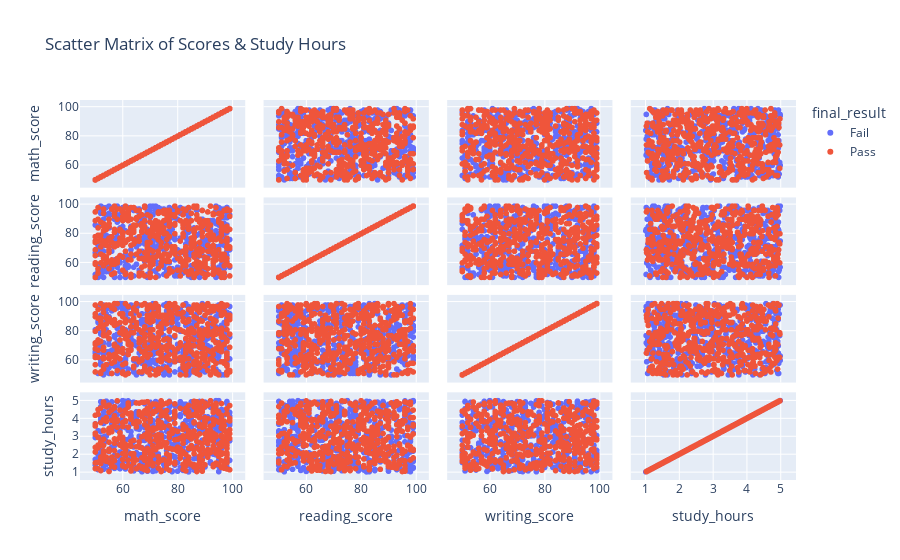

Notebook code cell kept with this figure:
### Code cell
fig = px.scatter_matrix(df,
                        dimensions=['math_score', 'reading_score', 'writing_score', 'study_hours'],
                        color='final_result',
                        title="Scatter Matrix of Scores & Study Hours")
fig.show()

### Figure 1 — Plotly figure (JSON) as saved in the notebook; plotly's stock layout.template omitted (floating-point values rounded to 4 significant figures; data arrays with more than 128 entries replaced by an {"elided": "..."} marker saying what was removed)
{"data": [{"dimensions": [{"axis": {"matches": true}, "label": "math_score", "values": {"elided": "483 int values"}}, {"axis": {"matches": true}, "label": "reading_score", "values": {"elided": "483 int values"}}, {"axis": {"matches": true}, "label": "writing_score", "values": {"elided": "483 int values"}}, {"axis": {"matches": true}, "label": "study_hours", "values": {"elided": "483 float values"}}], "hovertemplate": "final_result=Fail<br>%{xaxis.title.text}=%{x}<br>%{yaxis.title.text}=%{y}<extra></extra>", "legendgroup": "Fail", "marker": {"color": "#636efa", "symbol": "circle"}, "name": "Fail", "showlegend": true, "type": "splom"}, {"dimensions": [{"axis": {"matches": true}, "label": "math_score", "values": {"elided": "517 int values"}}, {"axis": {"matches": true}, "label": "reading_score", "values": {"elided": "517 int values"}}, {"axis": {"matches": true}, "label": "writing_score", "values": {"elided": "517 int values"}}, {"axis": {"matches": true}, "label": "study_hours", "values": {"elided": "517 float values"}}], "hovertemplate": "final_result=Pass<br>%{xaxis.title.text}=%{x}<br>%{yaxis.title.text}=%{y}<extra></extra>", "legendgroup": "Pass", "marker": {"color": "#EF553B", "symbol": "circle"}, "name": "Pass", "showlegend": true, "type": "splom"}], "layout": {"dragmode": "select", "legend": {"title": {"text": "final_result"}, "tracegroupgap": 0}, "title": {"text": "Scatter Matrix of Scores & Study Hours"}}}
